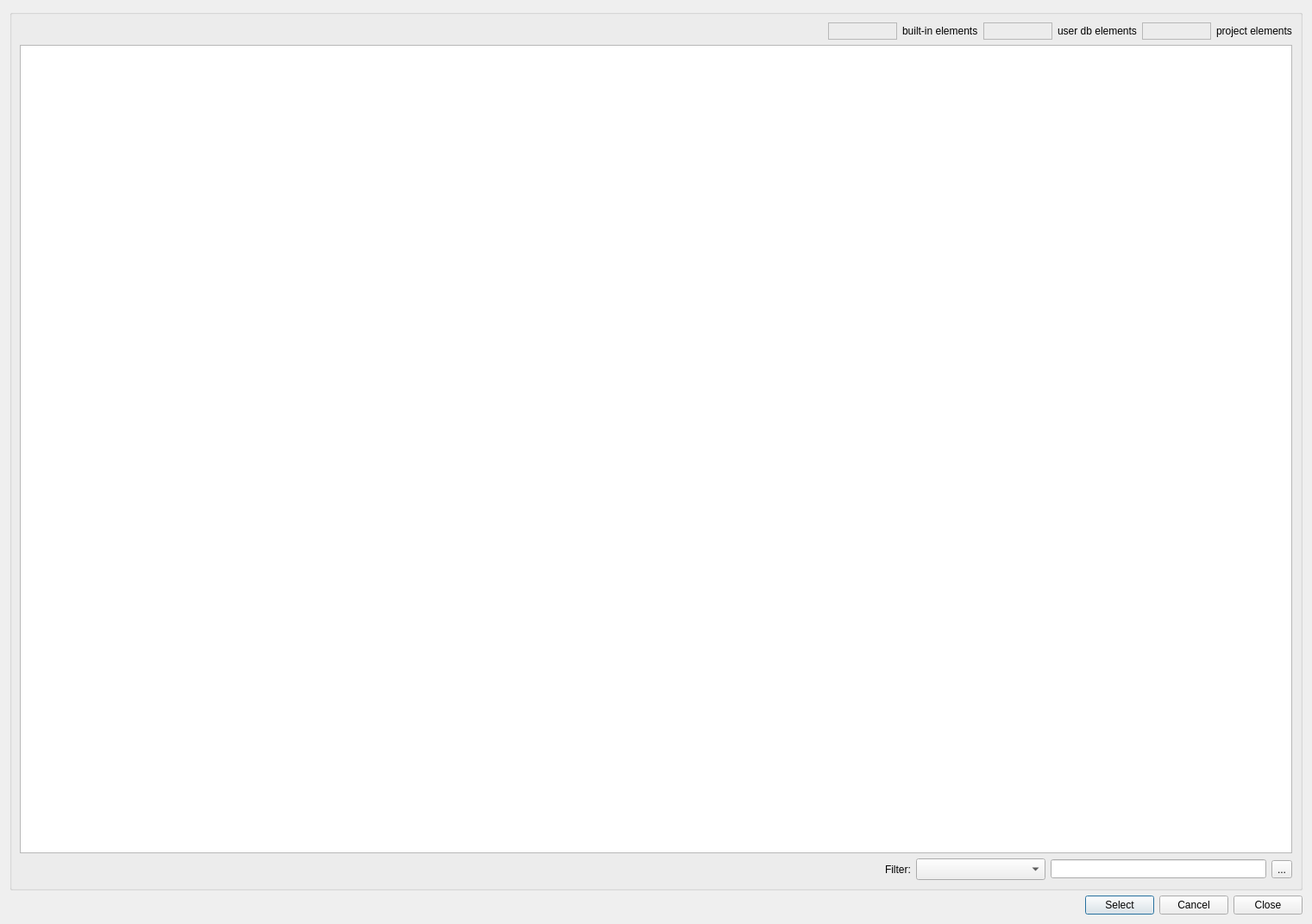
<?xml version="1.0" encoding="UTF-8"?>
<ui version="4.0">
 <class>SVAbstractDatabaseEditDialog</class>
 <widget class="QDialog" name="SVAbstractDatabaseEditDialog">
  <property name="geometry">
   <rect>
    <x>0</x>
    <y>0</y>
    <width>1521</width>
    <height>1071</height>
   </rect>
  </property>
  <layout class="QVBoxLayout" name="verticalLayout">
   <item>
    <widget class="QGroupBox" name="groupBoxTableView">
     <property name="sizePolicy">
      <sizepolicy hsizetype="Expanding" vsizetype="Preferred">
       <horstretch>0</horstretch>
       <verstretch>0</verstretch>
      </sizepolicy>
     </property>
     <layout class="QGridLayout" name="gridLayoutTableView">
      <item row="3" column="4">
       <widget class="QLineEdit" name="lineEditFilter">
        <property name="minimumSize">
         <size>
          <width>250</width>
          <height>0</height>
         </size>
        </property>
       </widget>
      </item>
      <item row="3" column="2">
       <widget class="QLabel" name="label">
        <property name="text">
         <string>Filter:</string>
        </property>
       </widget>
      </item>
      <item row="1" column="0" colspan="6">
       <widget class="QTableView" name="tableView">
        <property name="minimumSize">
         <size>
          <width>0</width>
          <height>150</height>
         </size>
        </property>
        <property name="alternatingRowColors">
         <bool>true</bool>
        </property>
        <property name="selectionMode">
         <enum>QAbstractItemView::SingleSelection</enum>
        </property>
        <property name="selectionBehavior">
         <enum>QAbstractItemView::SelectRows</enum>
        </property>
        <attribute name="horizontalHeaderVisible">
         <bool>false</bool>
        </attribute>
       </widget>
      </item>
      <item row="3" column="1">
       <spacer name="horizontalSpacer">
        <property name="orientation">
         <enum>Qt::Horizontal</enum>
        </property>
        <property name="sizeHint" stdset="0">
         <size>
          <width>1156</width>
          <height>20</height>
         </size>
        </property>
       </spacer>
      </item>
      <item row="3" column="3">
       <widget class="QComboBox" name="comboBoxColumn">
        <property name="minimumSize">
         <size>
          <width>150</width>
          <height>25</height>
         </size>
        </property>
       </widget>
      </item>
      <item row="0" column="0" colspan="6">
       <layout class="QHBoxLayout" name="horizontalLayout_2">
        <item>
         <spacer name="horizontalSpacer_3">
          <property name="orientation">
           <enum>Qt::Horizontal</enum>
          </property>
          <property name="sizeHint" stdset="0">
           <size>
            <width>40</width>
            <height>20</height>
           </size>
          </property>
         </spacer>
        </item>
        <item>
         <widget class="QFrame" name="frameBuildInDB">
          <property name="minimumSize">
           <size>
            <width>80</width>
            <height>0</height>
           </size>
          </property>
          <property name="frameShape">
           <enum>QFrame::StyledPanel</enum>
          </property>
          <property name="frameShadow">
           <enum>QFrame::Raised</enum>
          </property>
         </widget>
        </item>
        <item>
         <widget class="QLabel" name="label_2">
          <property name="text">
           <string>built-in elements</string>
          </property>
         </widget>
        </item>
        <item>
         <widget class="QFrame" name="frameUserDB">
          <property name="minimumSize">
           <size>
            <width>80</width>
            <height>0</height>
           </size>
          </property>
          <property name="frameShape">
           <enum>QFrame::StyledPanel</enum>
          </property>
          <property name="frameShadow">
           <enum>QFrame::Raised</enum>
          </property>
         </widget>
        </item>
        <item>
         <widget class="QLabel" name="label_4">
          <property name="text">
           <string>user db elements</string>
          </property>
         </widget>
        </item>
        <item>
         <widget class="QFrame" name="frameProject">
          <property name="minimumSize">
           <size>
            <width>80</width>
            <height>0</height>
           </size>
          </property>
          <property name="frameShape">
           <enum>QFrame::StyledPanel</enum>
          </property>
          <property name="frameShadow">
           <enum>QFrame::Raised</enum>
          </property>
         </widget>
        </item>
        <item>
         <widget class="QLabel" name="label_3">
          <property name="text">
           <string>project elements</string>
          </property>
         </widget>
        </item>
       </layout>
      </item>
      <item row="3" column="5">
       <widget class="QToolButton" name="toolButtonApplyFilter">
        <property name="text">
         <string>...</string>
        </property>
        <property name="icon">
         <iconset resource="../resources/SIM-VICUS.qrc">
          <normaloff>:/gfx/actions/filter.png</normaloff>:/gfx/actions/filter.png</iconset>
        </property>
        <property name="iconSize">
         <size>
          <width>20</width>
          <height>20</height>
         </size>
        </property>
       </widget>
      </item>
     </layout>
    </widget>
   </item>
   <item>
    <layout class="QHBoxLayout" name="horizontalLayout">
     <item>
      <spacer name="horizontalSpacer_2">
       <property name="orientation">
        <enum>Qt::Horizontal</enum>
       </property>
       <property name="sizeHint" stdset="0">
        <size>
         <width>40</width>
         <height>15</height>
        </size>
       </property>
      </spacer>
     </item>
     <item>
      <widget class="QPushButton" name="pushButtonSelect">
       <property name="text">
        <string>Select</string>
       </property>
       <property name="autoDefault">
        <bool>true</bool>
       </property>
      </widget>
     </item>
     <item>
      <widget class="QPushButton" name="pushButtonCancel">
       <property name="text">
        <string>Cancel</string>
       </property>
       <property name="autoDefault">
        <bool>false</bool>
       </property>
      </widget>
     </item>
     <item>
      <widget class="QPushButton" name="pushButtonClose">
       <property name="text">
        <string>Close</string>
       </property>
       <property name="autoDefault">
        <bool>false</bool>
       </property>
      </widget>
     </item>
    </layout>
   </item>
  </layout>
 </widget>
 <resources>
  <include location="../resources/SIM-VICUS.qrc"/>
 </resources>
 <connections/>
</ui>
